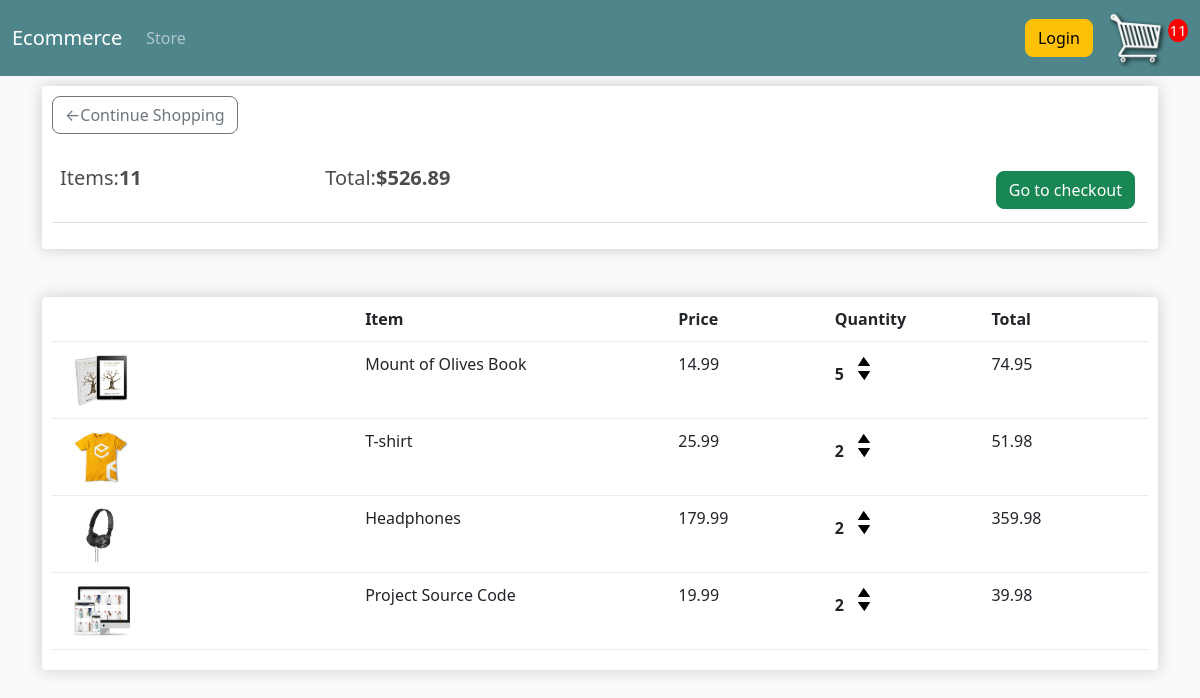
/cart/ (signed in), run on an earlier commit of the app's database.
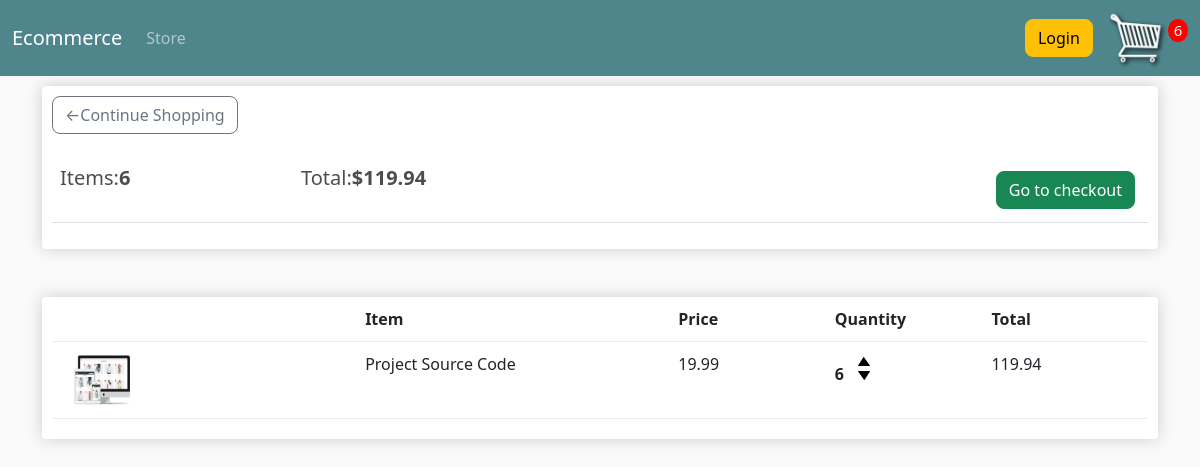
And on a later commit of the database.
### store/models.py (models this page shows, shortened)
class Order(models.Model):
    customer = models.ForeignKey(
        Customer, on_delete=models.SET_NULL, null=True, blank=True)
    data_ordered = models.DateTimeField(auto_now_add=True)
    complete = models.BooleanField(default=True)
    transaction_id = models.CharField(max_length=100, null=True)
    @property
    def get_cart_total(self):
        orderitems = self.orderitem_set.all()
        total = sum([item.get_total for item in orderitems])
        return total
    @property
    def get_cart_items(self):
        orderitems = self.orderitem_set.all()
        total = sum([item.quantity for item in orderitems])
        return total

class OrderItem(models.Model):
    product = models.ForeignKey(
        Product, on_delete=models.SET_NULL, null=True, blank=True)
    order = models.ForeignKey(
        Order, on_delete=models.SET_NULL, blank=True, null=True)
    quantity = models.IntegerField(default=0, null=True, blank=True, )
    date_added = models.DateTimeField(auto_now_add=True)
    @property
    def get_total(self):
        total = self.product.price * self.quantity
        return total

class Product(models.Model):
    name = models.CharField(max_length=200)
    price = models.FloatField()
    digital = models.BooleanField(default=False, null=True, blank=True)
    image = models.ImageField(null=True, blank=True)
    @property
    def imageURL(self):
        try:
            url = self.image.url
        except:
            url = ''
        return url

### store/views.py (the view)
# urls.py: path('cart/', views.cart, name="cart"),
def cart(request):
    if request.user.is_authenticated:
        customer = request.user.customer
        order, created = Order.objects.get_or_create(
            customer=customer, complete=False)
        items = order.orderitem_set.all()
        cartItems = order.get_cart_items
    else:
        items = []
        order = {'get_cart_total': 0, 'get_cart_items': 0, 'shipping': False}
        cartItems = order['get_cart_items']
    context = {'items': items, 'order': order, 'cartItems': cartItems}
    return render(request, 'store/cart.html', context)

### store/templates/store/cart.html (shortened to what this page needs)
<!DOCTYPE html>
{% extends 'store/main.html' %} {% load static %} {% block content %}
<div class="row">
  <div class="col-lg-12">
    <div class="box-element">
      <a class="btn btn-outline-secondary" href="{% url 'store' %}"
        >&#x2190;Continue Shopping</a
      >
      <br /><br />
      <table class="table">
        <tr>
          <th>
            <h5>Items:<strong>{{ order.get_cart_items }}</strong></h5>
          </th>
          <th>
            <h5>
              Total:<strong>${{ order.get_cart_total | floatformat:2}}</strong>
            </h5>
          </th>
          <th>
            <a
              style="float: right; margin: 5px"
              class="btn btn-success"
              href="{% url 'checkout' %}"
              >Go to checkout</a
            >
          </th>
        </tr>
      </table>
    </div>
    <br /><br />
    <div class="box-element">
      <div class="cart-row">
        <div style="flex: 2"></div>
        <div style="flex: 2"><strong>Item</strong></div>
        <div style="flex: 1"><strong>Price</strong></div>
        <div style="flex: 1"><strong>Quantity</strong></div>
        <div style="flex: 1"><strong>Total</strong></div>
      </div>
      {% for item in items %}
      <div class="cart-row">
        <div style="flex: 2">
          <img class="row-image" src="{{ item.product.imageURL}}" />
        </div>
        <div style="flex: 2">{{ item.product.name }}</div>
        <div style="flex: 1">{{ item.product.price | floatformat:2 }}</div>
        <div style="flex: 1">
          <p class="quantity">{{ item.quantity }}</p>
          <div class="quantity">
            <img
              data-product="{{item.product.id}}"
              data-action="add"
              class="chg-quantity update-cart"
              src="{% static 'images/arrow-up.png' %}"
            />
            <img
              data-product="{{item.product.id}}"
              data-action="remove"
              class="chg-quantity update-cart"
              src="{% static 'images/arrow-down.png' %}"
            />
          </div>
        </div>
        <div style="flex: 1">{{ item.get_total | floatformat:2}}</div>
      </div>
      {% endfor %}
    </div>
  </div>
  {% endblock content %}

What changed in the data, as far as the page shows it:
removed OrderItem: product.imageURL (picture), product.name "Mount of Olives Book", product.price "14.99", quantity "5", get_total "74.95"
removed OrderItem: product.imageURL (picture), product.name "T-shirt", product.price "25.99", quantity "2", get_total "51.98"
removed OrderItem: product.imageURL (picture), product.name "Headphones", product.price "179.99", quantity "2", get_total "359.98"
changed through a linked row, Order: get_cart_items "11" → "6"; get_cart_total "526.89" → "119.94"
changed OrderItem "Project Source Code": quantity "2" → "6"; get_total "39.98" → "119.94"
Also different on the page:
{{ cartItems }}: "11" → "6"
